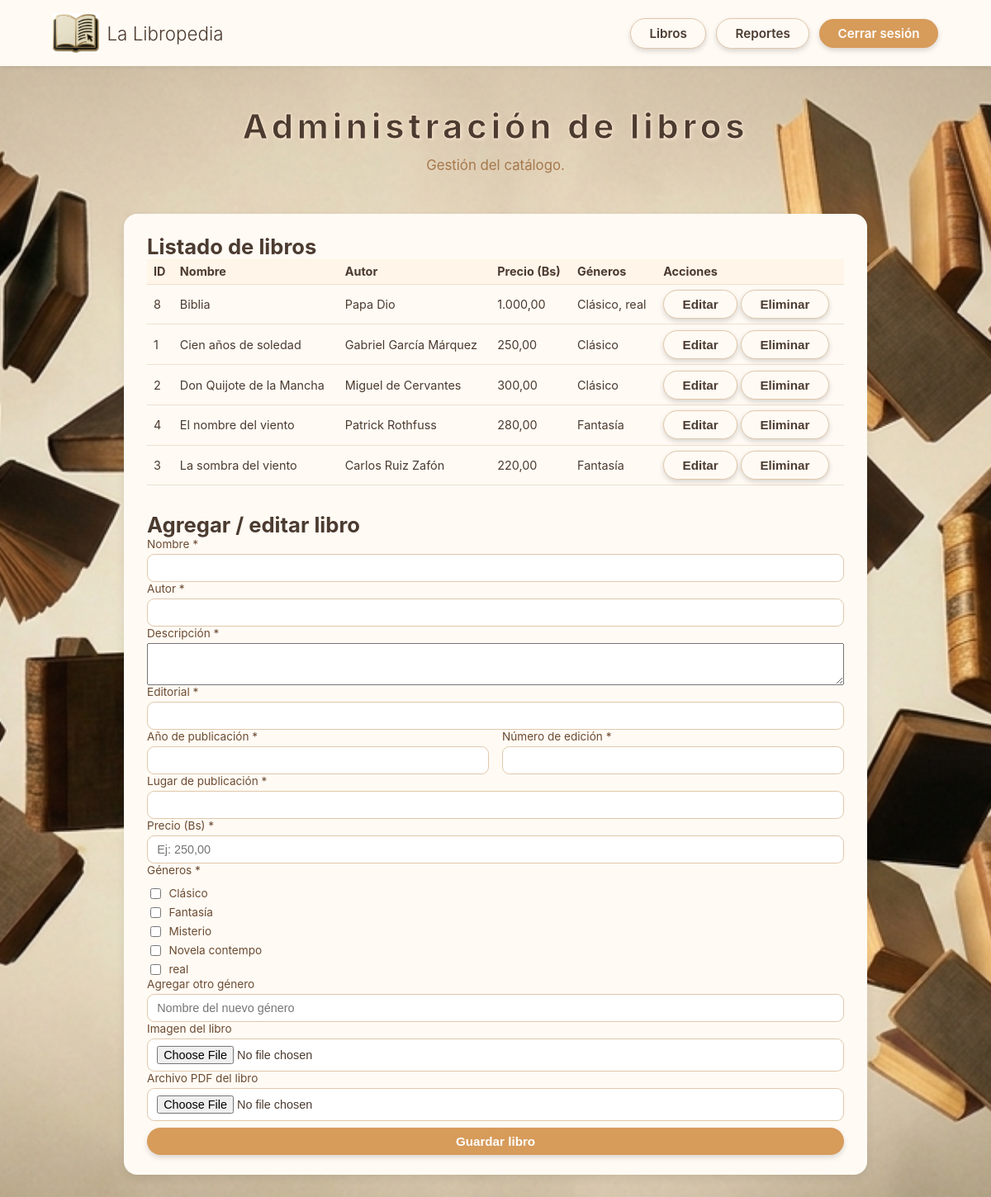
Page /index.php?action=admin_books (signed in) on the committed database.
### tables this page shows
CREATE TABLE `libros` (
  `id` int(10) UNSIGNED NOT NULL,
  `nombre` varchar(30) NOT NULL,
  `autor` varchar(25) NOT NULL,
  `descripcion` text NOT NULL,
  `imagen` varchar(255) DEFAULT NULL,
  `precio_bs` decimal(10,2) NOT NULL DEFAULT 0.00,
  `pdf_path` varchar(255) DEFAULT NULL,
  `creado_en` timestamp NOT NULL DEFAULT current_timestamp(),
  `editorial` varchar(100) NOT NULL,
  `anio_publicacion` int(10) UNSIGNED NOT NULL,
  `numero_edicion` int(10) UNSIGNED NOT NULL,
  `lugar_publicacion` varchar(100) NOT NULL
);

CREATE TABLE `generos` (
  `id` int(10) UNSIGNED NOT NULL,
  `nombre` varchar(15) NOT NULL
);

### app/controllers/AdminController.php (called while the page is built, shortened)
<?php
require_once __DIR__ . '/../models/Book.php';
require_once __DIR__ . '/../models/Genre.php';
class AdminController
{
    public function books(): void
    {
        $books = Book::getAllWithGenres();
        $genres = Genre::getAll();
        require __DIR__ . '/../views/admin/books.php';
    }
}

### app/models/Book.php (called while the page is built, shortened)
<?php
class Book
{
    public static function getAllWithGenres(): array
    {
        $pdo = getPDO();
        $sql = "
            SELECT
                b.id,
                b.nombre,
                b.autor,
                b.descripcion,
                b.editorial,
                b.anio_publicacion,
                b.numero_edicion,
                b.lugar_publicacion,
                b.imagen,
                b.precio_bs,
                b.pdf_path,
                GROUP_CONCAT(g.nombre SEPARATOR ', ') AS generos
            FROM libros b
            LEFT JOIN libro_genero lg ON lg.libro_id = b.id
            LEFT JOIN generos g ON g.id = lg.genero_id
            GROUP BY b.id, b.nombre, b.autor, b.descripcion, b.editorial, b.anio_publicacion, b.numero_edicion, b.lugar_publicacion, b.imagen, b.precio_bs, b.pdf_path
            ORDER BY b.nombre ASC
        ";
        $stmt = $pdo->query($sql);
        return $stmt->fetchAll();
    }
}

### app/models/Genre.php (called while the page is built, shortened)
<?php
class Genre
{
    public static function getAll(): array
    {
        $pdo = getPDO();
        $stmt = $pdo->query('SELECT id, nombre FROM generos ORDER BY nombre ASC');
        return $stmt->fetchAll();
    }
}

### app/views/admin/books.php (the view, shortened to what this page needs)
<?php require __DIR__ . '/../partials/header.php'; ?>
<main class="checkout-hero">
    <section class="hero-text">
        <h1>Administración de libros</h1>
        <p>Gestión del catálogo.</p>
    </section>
</main>
<section class="checkout-section">
    <div class="checkout-layout admin-layout">
        <div class="checkout-left">
            <h2 class="checkout-title">Listado de libros</h2>
            <table class="admin-table">
                <thead>
                <tr>
                    <th>ID</th>
                    <th>Nombre</th>
                    <th>Autor</th>
                    <th>Precio (Bs)</th>
                    <th>Géneros</th>
                    <th>Acciones</th>
                </tr>
                </thead>
                <tbody>
                <?php foreach ($books as $book): ?>
                    <tr>
                        <td><?php echo (int) $book['id']; ?></td>
                        <td><?php echo htmlspecialchars($book['nombre'], ENT_QUOTES, 'UTF-8'); ?></td>
                        <td><?php echo htmlspecialchars($book['autor'], ENT_QUOTES, 'UTF-8'); ?></td>
                        <td><?php echo number_format($book['precio_bs'], 2, ',', '.'); ?></td>
                        <td><?php echo htmlspecialchars($book['generos'] ?? '', ENT_QUOTES, 'UTF-8'); ?></td>
                        <td>
                            <button
                                class="btn-secondary admin-edit-book"
                                data-book='<?php echo json_encode($book, JSON_HEX_TAG | JSON_HEX_APOS | JSON_HEX_AMP | JSON_HEX_QUOT); ?>'
                            >
                                Editar
                            </button>
                            <form method="post" action="index.php?action=admin_delete_book" style="display:inline;">
                                <button type="submit" class="btn-secondary" onclick="return confirm('¿Eliminar este libro?');">
                                    Eliminar
                                </button>
                            </form>
                        </td>
                    </tr>
                <?php endforeach; ?>
                </tbody>
            </table>
            <h2 class="checkout-title" style="margin-top:2rem;">Agregar / editar libro</h2>
            <form class="admin-book-form" method="post" action="index.php?action=admin_save_book" enctype="multipart/form-data">
                <div class="form-group">
                    <label for="admin-nombre">Nombre *</label>
                    <input type="text" id="admin-nombre" name="nombre" required maxlength="40">
                </div>
                <div class="form-group">
                    <label for="admin-autor">Autor *</label>
                    <input type="text" id="admin-autor" name="autor" required maxlength="40">
                </div>
                <div class="form-group">
                    <label for="admin-descripcion">Descripción *</label>
                    <textarea id="admin-descripcion" name="descripcion" rows="3" required maxlength="80"></textarea>
                </div>
                <div class="form-group">
                    <label for="admin-editorial">Editorial *</label>
                    <input type="text" id="admin-editorial" name="editorial" required maxlength="100">
                </div>
                <div class="form-row" style="display: grid; grid-template-columns: 1fr 1fr; gap: 1rem;">
                    <div class="form-group">
                        <label for="admin-anio">Año de publicación *</label>
                        <input type="text" id="admin-anio" name="anio_publicacion" required maxlength="4">
                    </div>
                    <div class="form-group">
                        <label for="admin-edicion">Número de edición *</label>
                        <input type="text" id="admin-edicion" name="numero_edicion" required maxlength="5">
                    </div>
                </div>
                <div class="form-group">
                    <label for="admin-lugar">Lugar de publicación *</label>
                    <input type="text" id="admin-lugar" name="lugar_publicacion" required maxlength="100">
                </div>
                <div class="form-group">
                    <label for="admin-precio">Precio (Bs) *</label>
                    <input type="text" id="admin-precio" name="precio_bs" required maxlength="10" placeholder="Ej: 250,00">
                </div>
                <div class="form-group">
                    <label>Géneros *</label>
                    <div class="filter-genres">
                        <?php foreach ($genres as $genre): ?>
                            <label class="filter-genre-item">
                                <input type="checkbox" name="generos[]" value="<?php echo (int) $genre['id']; ?>">
                                <span><?php echo htmlspecialchars($genre['nombre'], ENT_QUOTES, 'UTF-8'); ?></span>
                            </label>
                        <?php endforeach; ?>
                    </div>
                </div>
                <div class="form-group">
                    <label for="admin-nuevo-genero">Agregar otro género</label>
                    <input type="text" id="admin-nuevo-genero" name="nuevo_genero" maxlength="50" placeholder="Nombre del nuevo género">
                </div>
                <div class="form-group">
                    <label for="admin-imagen">Imagen del libro</label>
                    <input type="file" id="admin-imagen" name="imagen" accept="image/*">
                </div>
                <div class="form-group">
                    <label for="admin-pdf">Archivo PDF del libro</label>
                    <input type="file" id="admin-pdf" name="pdf" accept="application/pdf">
                </div>
                <div class="form-actions">
                    <button type="submit" class="btn-primary">Guardar libro</button>
                </div>
            </form>
        </div>
    </div>
</section>
<?php require __DIR__ . '/../partials/footer.php'; ?>

### assets/css/styles.css (style rules this page uses)
*, *::before, *::after { box-sizing: border-box; }
body { margin: 0; font-family: -apple-system, BlinkMacSystemFont, "Segoe UI", Roboto, Arial, sans-serif; background: linear-gradient(135deg, #f8f8f8 0%, #f5f0ea 50%, #f0e8e0 100%); color: #4b3b30; }
.btn-primary, .btn-secondary { border-radius: 999px; padding: 0.5rem 1.4rem; border: none; cursor: pointer; font-size: 0.95rem; font-weight: 600; transition: transform 0.1s ease, box-shadow 0.1s ease, background-color 0.2s ease; }
.btn-primary { background: #d79b5a; color: #fff; box-shadow: 0 3px 6px rgba(0, 0, 0, 0.15); }
.btn-secondary { background: #fffaf4; color: #4b3b30; border: 1px solid #e0c7aa; box-shadow: 0 3px 6px rgba(0, 0, 0, 0.15); }
.hero-text h1 { font-size: 2.6rem; letter-spacing: 0.12em; margin: 0; color: #4b3b30; }
.hero-text p { margin-top: 0.75rem; font-size: 1.05rem; color: #a6784d; }
.filter-genres { margin-top: 0.4rem; display: flex; flex-direction: column; gap: 0.25rem; max-height: 220px; overflow-y: auto; }
.filter-genre-item { display: flex; align-items: center; gap: 0.4rem; font-size: 0.9rem; }
.checkout-hero { text-align: center; padding: 3rem 1.5rem 1rem; }
.checkout-hero .hero-text h1 { -webkit-text-stroke: 1px #f3dfc9; text-shadow: 2px 2px 4px rgba(243, 223, 201, 0.8), -1px -1px 2px rgba(243, 223, 201, 0.6); }
.checkout-section { padding: 1rem 4rem 3rem; display: flex; justify-content: center; }
.checkout-layout { display: grid; grid-template-columns: 2.2fr 1.3fr; gap: 1.5rem; max-width: 1100px; width: 100%; margin: 0 auto; }
.checkout-layout.admin-layout { grid-template-columns: 1fr; max-width: 900px; }
.checkout-left, .checkout-right { background: #fffaf4; border-radius: 1rem; padding: 1.5rem 1.75rem; box-shadow: 0 4px 12px rgba(0, 0, 0, 0.08); }
.admin-table { width: 100%; border-collapse: collapse; font-size: 0.9rem; margin-bottom: 1.5rem; }
.admin-table th, .admin-table td { border-bottom: 1px solid #f0e0cf; padding: 0.4rem 0.5rem; text-align: left; }
.admin-table th { background: #fff5e8; }
.checkout-title { margin: 0; font-size: 1.6rem; }
.form-group { display: flex; flex-direction: column; gap: 0.25rem; }
.form-group label { font-size: 0.85rem; color: #6b4b32; }
.form-group input { padding: 0.5rem 0.7rem; border-radius: 0.55rem; border: 1px solid #e0c7aa; background: #fff; font-size: 0.9rem; }
.form-actions { margin-top: 0.5rem; display: flex; justify-content: flex-end; }
.form-actions .btn-primary { width: 100%; }

### rows in the picture
libros: id "8", nombre "Biblia", autor "Papa Dio", precio_bs "1.000,00", generos "Clásico, real"
libros: id "1", nombre "Cien años de soledad", autor "Gabriel García Márquez", precio_bs "250,00", generos "Clásico"
libros: id "2", nombre "Don Quijote de la Mancha", autor "Miguel de Cervantes", precio_bs "300,00", generos "Clásico"
libros: id "4", nombre "El nombre del viento", autor "Patrick Rothfuss", precio_bs "280,00", generos "Fantasía"
libros: id "3", nombre "La sombra del viento", autor "Carlos Ruiz Zafón", precio_bs "220,00", generos "Fantasía"
generos: nombre "Clásico"
generos: nombre "Fantasía"
generos: nombre "Misterio"
generos: nombre "Novela contempo"
generos: nombre "real"
